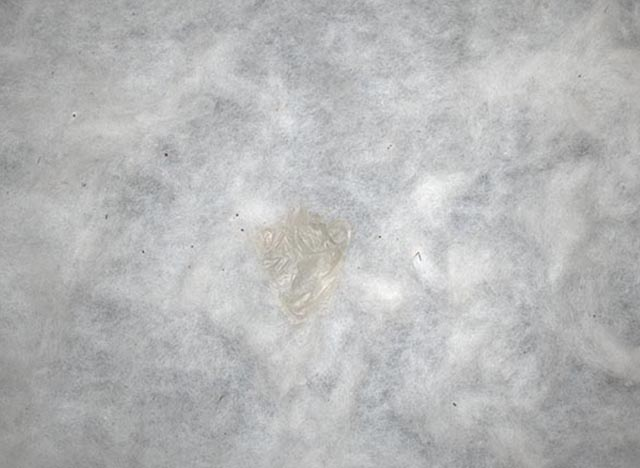
%> input picture k1-b1.jpg, 640 x 468 px
$ octave --eval "result = preprocess_image('c-b1.jpg');"   (GNU Octave 9; MATLAB toolbox functions it lacks are replaced by stand-ins)
%> lines starting %> are read from the running program, lines starting %| are printed output that depends on the picture; in (x1, y1, x2, y2) boxes, pixels count from 0 and x2, y2 are one past the last pixel; in counts of white or black regions, pixels touching at a corner belong together; the program's own positions count from 1
function processed_img = preprocess_image(image_path)
%> called with image_path = 'c-b1.jpg'
    % 读取图像
    img = imread('D:\工作\论文\小论文\在投论文\EAAI\MATLAB\部分数据集\扩大裁剪1\k1-b1.jpg');
%> img is the input picture: size 468x640x3 uint8; mean R, G, B 182.8, 183.5, 183.9

    % 转换为灰度图像
    if size(img, 3) == 3
        gray_img = rgb2gray(img);
    else
        gray_img = img;
    end

    % 直方图均衡化
    eq_img = histeq(gray_img);
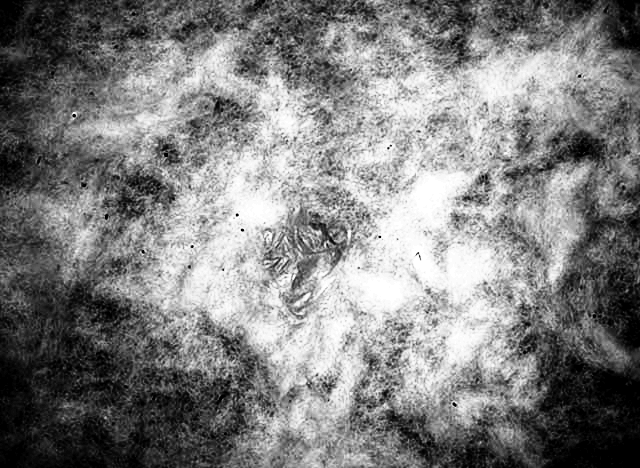
%> eq_img: size 468x640 uint8; min 0, max 255, mean 127.4

    % 中值滤波去噪
    filtered_img = medfilt2(eq_img, [3 3]);

    % 自适应阈值二值化
    binary_img = imbinarize(filtered_img, 'adaptive');
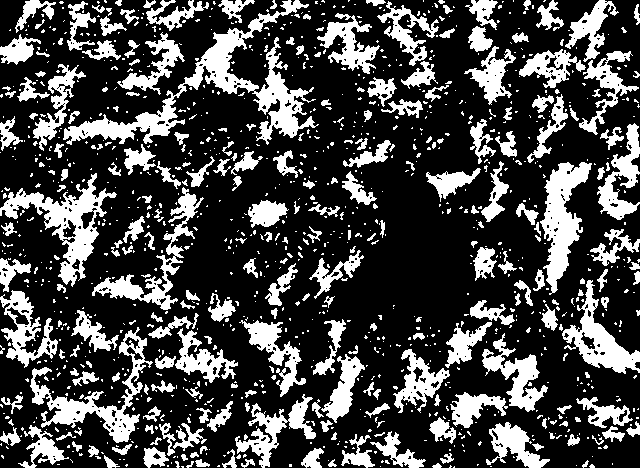
%> binary_img: size 468x640 logical; 27.8% white; 1151 white regions (898 under 20 px), largest, box (x1, y1, x2, y2) and area: (63, 0, 319, 145) 6889, (0, 173, 117, 287) 3525, (30, 327, 153, 443) 3142

    % 形态学操作去除小噪点
    se = strel('disk', 2);
    cleaned_img = imopen(binary_img, se);
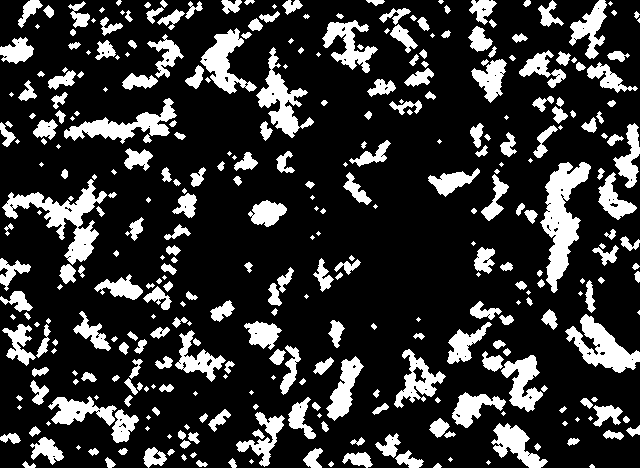
%> cleaned_img: size 468x640 logical; 20.2% white; 351 white regions (89 under 20 px), largest, box (x1, y1, x2, y2) and area: (540, 162, 591, 293) 2926, (2, 179, 107, 265) 2593, (565, 314, 640, 373) 1883

    processed_img = cleaned_img;
end
